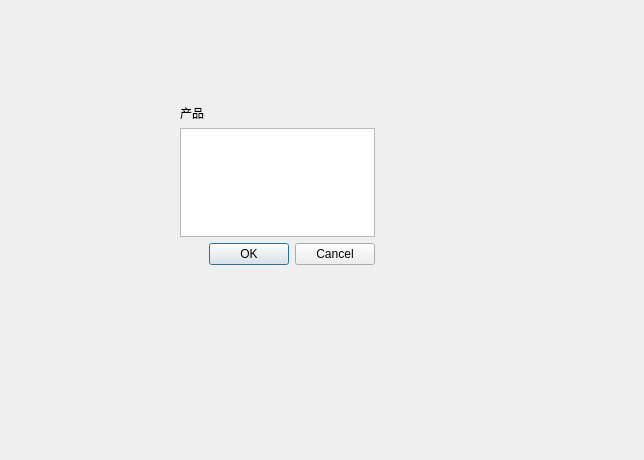
<?xml version="1.0" encoding="UTF-8"?>
<ui version="4.0">
 <class>Dialog</class>
 <widget class="QDialog" name="Dialog">
  <property name="geometry">
   <rect>
    <x>0</x>
    <y>0</y>
    <width>644</width>
    <height>460</height>
   </rect>
  </property>
  <property name="windowTitle">
   <string>Dialog</string>
  </property>
  <widget class="QWidget" name="verticalLayoutWidget">
   <property name="geometry">
    <rect>
     <x>180</x>
     <y>100</y>
     <width>195</width>
     <height>165</height>
    </rect>
   </property>
   <layout class="QVBoxLayout" name="v1_layout">
    <item>
     <layout class="QVBoxLayout" name="v2_layout">
      <item>
       <layout class="QFormLayout" name="f3_layout">
        <property name="horizontalSpacing">
         <number>5</number>
        </property>
        <property name="verticalSpacing">
         <number>5</number>
        </property>
        <property name="leftMargin">
         <number>2</number>
        </property>
        <property name="topMargin">
         <number>2</number>
        </property>
        <property name="rightMargin">
         <number>2</number>
        </property>
        <property name="bottomMargin">
         <number>2</number>
        </property>
       </layout>
      </item>
      <item>
       <widget class="QLabel" name="label">
        <property name="text">
         <string>产品</string>
        </property>
        <property name="margin">
         <number>2</number>
        </property>
       </widget>
      </item>
      <item>
       <widget class="QListWidget" name="listWidget"/>
      </item>
     </layout>
    </item>
    <item>
     <widget class="QDialogButtonBox" name="buttonBox">
      <property name="orientation">
       <enum>Qt::Horizontal</enum>
      </property>
      <property name="standardButtons">
       <set>QDialogButtonBox::Cancel|QDialogButtonBox::Ok</set>
      </property>
     </widget>
    </item>
   </layout>
  </widget>
 </widget>
 <resources/>
 <connections>
  <connection>
   <sender>buttonBox</sender>
   <signal>accepted()</signal>
   <receiver>Dialog</receiver>
   <slot>accept()</slot>
   <hints>
    <hint type="sourcelabel">
     <x>248</x>
     <y>254</y>
    </hint>
    <hint type="destinationlabel">
     <x>157</x>
     <y>274</y>
    </hint>
   </hints>
  </connection>
  <connection>
   <sender>buttonBox</sender>
   <signal>rejected()</signal>
   <receiver>Dialog</receiver>
   <slot>reject()</slot>
   <hints>
    <hint type="sourcelabel">
     <x>316</x>
     <y>260</y>
    </hint>
    <hint type="destinationlabel">
     <x>286</x>
     <y>274</y>
    </hint>
   </hints>
  </connection>
 </connections>
</ui>
